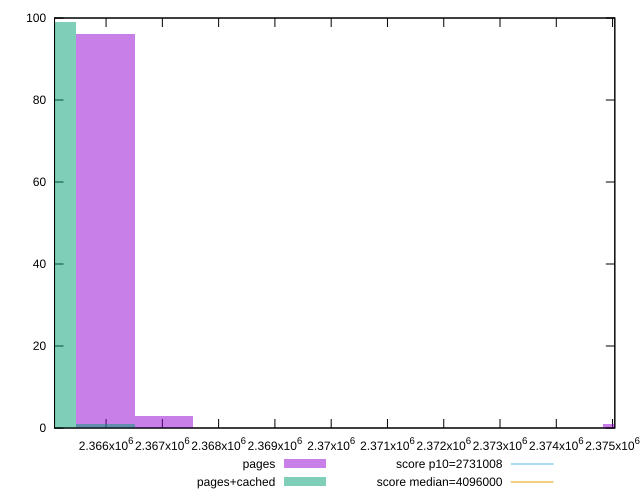

The gnuplot source for this figure:
reset

$pages <<EOF
2375346.484005154 1
2365986.5372643284 96
2367026.5313466424 3
EOF

$pagesCached <<EOF
2365986.5372643284 1
2364946.5431820145 99
EOF

set key outside below
set boxwidth 1039.9940823139905
set xrange [2365084:2375040]
set yrange [0:100]
set trange [0:100]
set style fill transparent solid 0.5 noborder

set parametric
set terminal svg size 640, 500 enhanced background rgb 'white'
set output "report_00009_2021-02-08T22-37-41.559Z/total-byte-weight/comparison/histogram/0_vs_1.svg"

plot $pages title "pages" with boxes, \
     $pagesCached title "pages+cached" with boxes, \
     2731008,t title "score p10=2731008", \
     4096000,t title "score median=4096000"

reset
